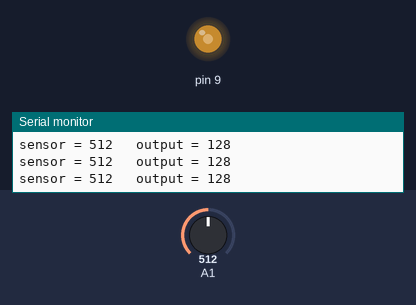
A sketch run on a simulated Arduino Uno, built with avr-gcc and run on an emulated ATmega328P. On the bench: output pins drawn as LEDs (lit = HIGH), the last lines printed to the serial monitor. Inputs (shaded band) come from the test bench; at power-on: A1 = 512.

Above: at 0.8 s.
0.9 s: A1 set to 406
At 1.7 s:
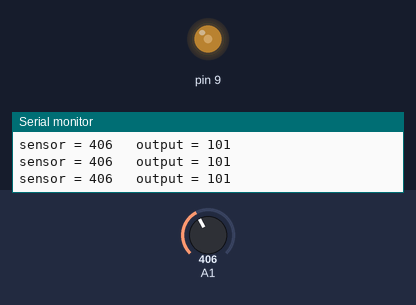
3.9 s: A1 set to 384
At 5.3 s:
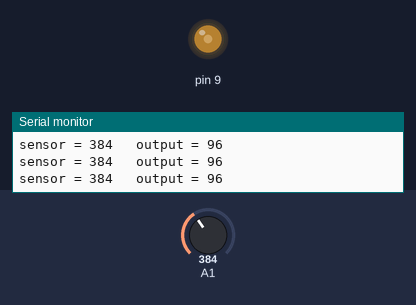
6.9 s: A1 set to 716
At 7.8 s:
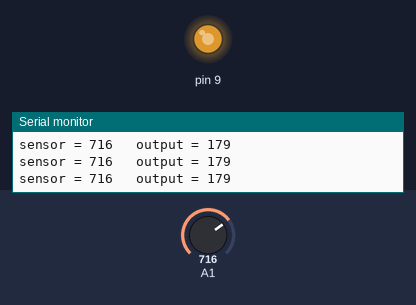
8.4 s: A1 set to 983
At 9.6 s:
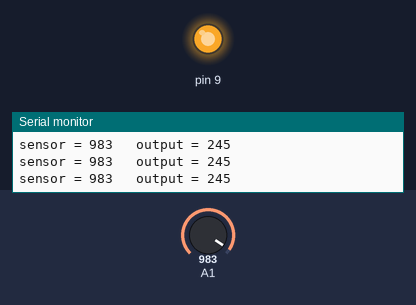
9.9 s: A1 set to 1009
At 10.2 s:
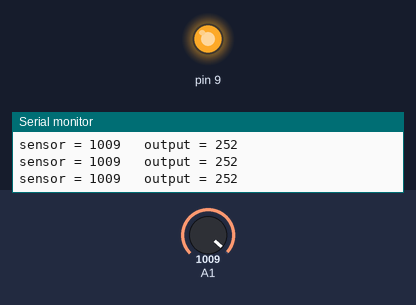
11.4 s: A1 set to 0
At 11.7 s:
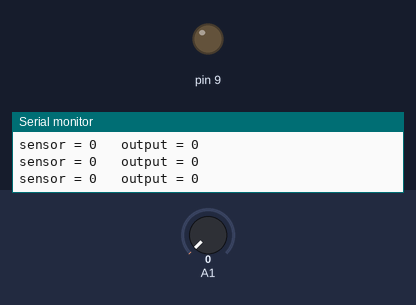
Timing chart, 0 to 13.9 s (numbered marks = the images above; inputs shaded):
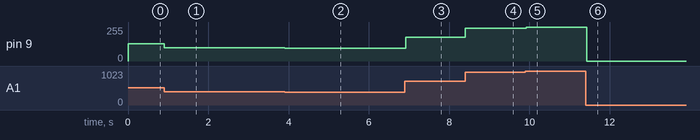

The sketch:

Analog_digital_potikka_led.ino
```cpp
#define F_CPU 16000000UL

#include <avr/io.h>
#include <util/delay.h>
#include <stdlib.h>

#include "Analog.h"

// --------------------------------------------------
// UART 9600 baud
// --------------------------------------------------
void UART_init(void) {
    uint16_t ubrr = 103;  // 16 MHz → 9600 baud
    UBRR0H = (uint8_t)(ubrr >> 8);
    UBRR0L = (uint8_t)ubrr;

    UCSR0B = (1 << TXEN0);                    // enable TX
    UCSR0C = (1 << UCSZ01) | (1 << UCSZ00);   // 8N1
}

void UART_sendChar(char c) {
    while (!(UCSR0A & (1 << UDRE0)));  // wait for buffer
    UDR0 = c;
}

void UART_sendString(const char* s) {
    while (*s) UART_sendChar(*s++);
}

void UART_sendNumber(uint16_t n) {
    char buf[10];
    itoa(n, buf, 10);
    UART_sendString(buf);
}

// --------------------------------------------------
// PWM on OC1A (Pin 9)
// --------------------------------------------------
void PWM_init(void) {
    DDRB |= (1 << PB1);  // PB1 = OC1A = Arduino pin 9

    // Fast PWM 8-bit, non-inverting, prescaler 64
    TCCR1A = (1 << COM1A1) | (1 << WGM10);
    TCCR1B = (1 << WGM12) | (1 << CS11) | (1 << CS10);
}

void PWM_set(uint8_t duty) {
    OCR1A = duty;  // 0–255
}

// --------------------------------------------------
// MAIN
// --------------------------------------------------
int main(void) {
    UART_init();
    ADC_init();
    PWM_init();

    while (1) {
        uint16_t sensorValue = ADC_read(1);      // 0–1023
        uint8_t outputValue  = sensorValue >> 2; // 0–255

        PWM_set(outputValue);

        UART_sendString("sensor = ");
        UART_sendNumber(sensorValue);
        UART_sendString("\t output = ");
        UART_sendNumber(outputValue);
        UART_sendString("\r\n");

        _delay_ms(2);
    }
}
```

Analog.cpp
```cpp
#include <avr/io.h>
#include "analog.h"

// Initialize ADC on ATmega328P (Arduino Uno)
void ADC_init(void) {
    ADMUX = (1 << REFS0);  // AVcc reference, ADC0
    ADCSRA = (1 << ADEN)   // enable ADC
           | (1 << ADPS2) | (1 << ADPS1) | (1 << ADPS0);  // prescaler 128
}

// Read 10-bit value from ADC0
uint16_t ADC_read(int channel) {
    ADMUX &= 0xF0;
    ADMUX |= channel;
    ADCSRA |= (1 << ADSC);         // start conversion
    while (ADCSRA & (1 << ADSC));  // wait until done
    return ADC;                    // return 10-bit result
}
```

Analog.h
```cpp
#ifndef ANALOG_H
#define ANALOG_H

#include <stdint.h>

void ADC_init(void);
uint16_t ADC_read(int channel);

#endif
```

Measured:
- after the input at 0.9 s, pin 9: 128/255 → 101/255 at once
- after the input at 3.9 s, pin 9: 101/255 → 96/255 at once
- after the input at 6.9 s, pin 9: 96/255 → 179/255 at once
- after the input at 8.4 s, pin 9: 179/255 → 245/255 at once
- after the input at 9.9 s, pin 9: 245/255 → 252/255 at once
- after the input at 11.4 s, pin 9: 252/255 → 0/255 at once
